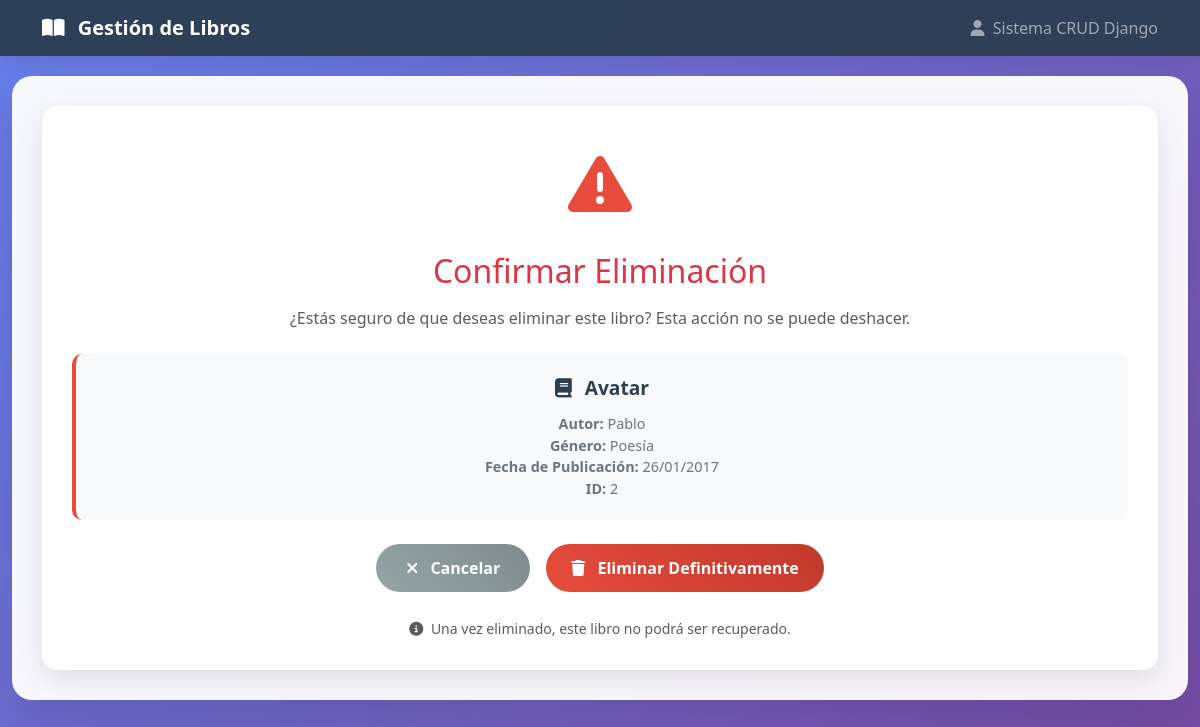
The page /libro/2/eliminar/ on the database its author committed.
### libros/models.py (models this page shows, shortened)
class Libro(models.Model):
    GENERO_CHOICES = [
        ('ficcion', 'Ficción'),
        ('no_ficcion', 'No Ficción'),
        ('misterio', 'Misterio'),
        ('romance', 'Romance'),
        ('ciencia_ficcion', 'Ciencia Ficción'),
        ('fantasia', 'Fantasía'),
        ('biografia', 'Biografía'),
        ('historia', 'Historia'),
        ('filosofia', 'Filosofía'),
        ('poesia', 'Poesía'),
        ('teatro', 'Teatro'),
        ('infantil', 'Infantil'),
        ('juvenil', 'Juvenil'),
        ('tecnologia', 'Tecnología'),
        ('autoayuda', 'Autoayuda'),
        ('otros', 'Otros'),
    ]
    titulo = models.CharField(max_length=200, verbose_name="Título")
    autor = models.CharField(max_length=200, verbose_name="Autor")
    genero = models.CharField(max_length=50, choices=GENERO_CHOICES, verbose_name="Género")
    fecha_publicacion = models.DateField(verbose_name="Fecha de Publicación")
    fecha_creacion = models.DateTimeField(auto_now_add=True, verbose_name="Fecha de Creación")
    fecha_actualizacion = models.DateTimeField(auto_now=True, verbose_name="Fecha de Actualización")
    class Meta:
        verbose_name = "Libro"
        verbose_name_plural = "Libros"
        ordering = ['-fecha_creacion']
    def get_genero_display(self):
        return dict(self.GENERO_CHOICES)[self.genero]

### libros/views.py (the view)
# urls.py: path('libro/<int:libro_id>/eliminar/', views.eliminar_libro, name='eliminar_libro'),
def eliminar_libro(request, libro_id):
    libro = get_object_or_404(Libro, id=libro_id)
    if request.method == 'POST':
        titulo = libro.titulo
        libro.delete()
        messages.success(request, f'Libro "{titulo}" eliminado exitosamente.')
        return redirect('index')
    return render(request, 'libro_confirm_delete.html', {
        'libro': libro
    })

### templates/libro_confirm_delete.html (shortened to what this page needs)
<!DOCTYPE html>
<html lang="es">
<head>
    <link href="https://cdn.jsdelivr.net/npm/bootstrap@5.3.0/dist/css/bootstrap.min.css" rel="stylesheet">
    <link href="https://cdnjs.cloudflare.com/ajax/libs/font-awesome/6.4.0/css/all.min.css" rel="stylesheet">
    {% load static %}
    <link href="{% static 'css/styles.css' %}" rel="stylesheet">
</head>
<body>
    <nav class="navbar navbar-expand-lg navbar-dark">
        <div class="container">
            <a class="navbar-brand" href="{% url 'index' %}">
                <i class="fas fa-book-open me-2"></i>
                Gestión de Libros
            </a>
            <div class="navbar-nav ms-auto">
                <span class="navbar-text">
                    <i class="fas fa-user me-1"></i>
                    Sistema CRUD Django
                </span>
            </div>
        </div>
    </nav>
    <div class="container-fluid">
        <div class="main-container">
            <div class="confirm-container">
                <div class="warning-icon">
                    <i class="fas fa-exclamation-triangle"></i>
                </div>
                <h2 class="text-danger mb-3">Confirmar Eliminación</h2>
                <p class="text-muted mb-4">
                    ¿Estás seguro de que deseas eliminar este libro? Esta acción no se puede deshacer.
                </p>
                <div class="book-info">
                    <div class="book-title">
                        <i class="fas fa-book me-2"></i>
                        {{ libro.titulo }}
                    </div>
                    <div class="book-details">
                        <div><strong>Autor:</strong> {{ libro.autor }}</div>
                        <div><strong>Género:</strong> {{ libro.get_genero_display }}</div>
                        <div><strong>Fecha de Publicación:</strong> {{ libro.fecha_publicacion|date:"d/m/Y" }}</div>
                        <div><strong>ID:</strong> {{ libro.id }}</div>
                    </div>
                </div>
                <form method="post" class="mt-4">
                    <div class="d-flex justify-content-center gap-3">
                        <a href="{% url 'index' %}" class="btn btn-secondary">
                            <i class="fas fa-times me-2"></i>
                            Cancelar
                        </a>
                        <button type="submit" class="btn btn-danger">
                            <i class="fas fa-trash me-2"></i>
                            Eliminar Definitivamente
                        </button>
                    </div>
                </form>
                <div class="mt-4">
                    <small class="text-muted">
                        <i class="fas fa-info-circle me-1"></i>
                        Una vez eliminado, este libro no podrá ser recuperado.
                    </small>
                </div>
            </div>
        </div>
    </div>
</body>
</html>

### static/css/styles.css (style rules this page uses)
:root { --primary-color: #2c3e50; --secondary-color: #3498db; --accent-color: #e74c3c; --success-color: #27ae60; --warning-color: #f39c12; --light-bg: #ecf0f1; --dark-text: #2c3e50; }
body { font-family: 'Segoe UI', Tahoma, Geneva, Verdana, sans-serif; background: linear-gradient(135deg, #667eea 0%, #764ba2 100%); min-height: 100vh; }
.navbar { background: rgba(44, 62, 80, 0.95) !important; backdrop-filter: blur(10px); box-shadow: 0 2px 20px rgba(0,0,0,0.1); }
.navbar-brand { font-weight: bold; color: white !important; }
.main-container { background: rgba(255, 255, 255, 0.95); border-radius: 20px; box-shadow: 0 20px 40px rgba(0,0,0,0.1); backdrop-filter: blur(10px); margin: 20px auto; padding: 30px; max-width: 1200px; }
.btn-danger { background: linear-gradient(45deg, var(--accent-color), #c0392b); border: none; border-radius: 25px; padding: 10px 25px; font-weight: 600; }
.btn-secondary { background: linear-gradient(45deg, #95a5a6, #7f8c8d); border: none; border-radius: 25px; padding: 12px 30px; font-weight: 600; }
.confirm-container { background: white; border-radius: 15px; padding: 30px; box-shadow: 0 10px 30px rgba(0,0,0,0.1); text-align: center; }
.warning-icon { font-size: 4rem; color: var(--accent-color); margin-bottom: 20px; }
.book-info { background: #f8f9fa; border-radius: 10px; padding: 20px; margin: 20px 0; border-left: 4px solid var(--accent-color); }
.book-title { font-size: 1.2rem; font-weight: bold; color: var(--primary-color); margin-bottom: 10px; }
.book-details { color: #6c757d; font-size: 0.9rem; }

### rows shown on the page
Libro: titulo "Avatar", autor "Pablo", genero "Poesía", fecha_publicacion "26/01/2017", id "2"
